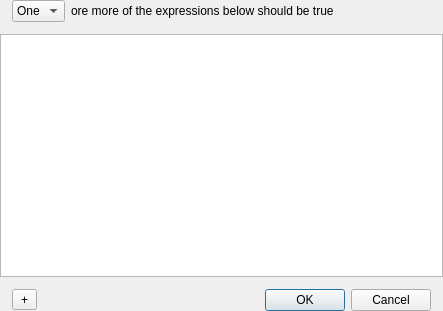
<?xml version="1.0" encoding="UTF-8"?>
<ui version="4.0">
 <class>ExpressionEditorWidget</class>
 <widget class="QWidget" name="ExpressionEditorWidget">
  <property name="geometry">
   <rect>
    <x>0</x>
    <y>0</y>
    <width>443</width>
    <height>311</height>
   </rect>
  </property>
  <property name="sizePolicy">
   <sizepolicy hsizetype="Expanding" vsizetype="Expanding">
    <horstretch>1</horstretch>
    <verstretch>1</verstretch>
   </sizepolicy>
  </property>
  <property name="windowTitle">
   <string>Form</string>
  </property>
  <layout class="QGridLayout" name="gridLayout">
   <property name="sizeConstraint">
    <enum>QLayout::SetNoConstraint</enum>
   </property>
   <property name="verticalSpacing">
    <number>0</number>
   </property>
   <property name="margin">
    <number>0</number>
   </property>
   <item row="0" column="0">
    <layout class="QHBoxLayout" name="horizontalLayout_2">
     <property name="spacing">
      <number>6</number>
     </property>
     <property name="leftMargin">
      <number>12</number>
     </property>
     <property name="rightMargin">
      <number>12</number>
     </property>
     <property name="bottomMargin">
      <number>12</number>
     </property>
     <item>
      <widget class="QComboBox" name="topLevelLogicalComboBox">
       <item>
        <property name="text">
         <string>One</string>
        </property>
       </item>
       <item>
        <property name="text">
         <string>All</string>
        </property>
       </item>
      </widget>
     </item>
     <item>
      <widget class="QLabel" name="topLevelLogicalLabel">
       <property name="text">
        <string>ore more of the expressions below should be true</string>
       </property>
      </widget>
     </item>
     <item>
      <spacer name="horizontalSpacer_2">
       <property name="orientation">
        <enum>Qt::Horizontal</enum>
       </property>
       <property name="sizeHint" stdset="0">
        <size>
         <width>0</width>
         <height>20</height>
        </size>
       </property>
      </spacer>
     </item>
    </layout>
   </item>
   <item row="1" column="0">
    <widget class="StyledTreeView" name="treeView">
     <property name="frameShape">
      <enum>QFrame::StyledPanel</enum>
     </property>
     <property name="dragEnabled">
      <bool>true</bool>
     </property>
     <property name="dragDropOverwriteMode">
      <bool>true</bool>
     </property>
     <property name="dragDropMode">
      <enum>QAbstractItemView::InternalMove</enum>
     </property>
     <property name="alternatingRowColors">
      <bool>true</bool>
     </property>
     <property name="selectionMode">
      <enum>QAbstractItemView::NoSelection</enum>
     </property>
     <property name="headerHidden">
      <bool>true</bool>
     </property>
    </widget>
   </item>
   <item row="2" column="0">
    <layout class="QHBoxLayout" name="horizontalLayout">
     <property name="leftMargin">
      <number>12</number>
     </property>
     <property name="topMargin">
      <number>12</number>
     </property>
     <property name="rightMargin">
      <number>12</number>
     </property>
     <item>
      <widget class="QToolButton" name="addExpression">
       <property name="minimumSize">
        <size>
         <width>25</width>
         <height>0</height>
        </size>
       </property>
       <property name="text">
        <string>+</string>
       </property>
      </widget>
     </item>
     <item>
      <spacer name="horizontalSpacer">
       <property name="orientation">
        <enum>Qt::Horizontal</enum>
       </property>
       <property name="sizeHint" stdset="0">
        <size>
         <width>40</width>
         <height>20</height>
        </size>
       </property>
      </spacer>
     </item>
     <item>
      <widget class="QDialogButtonBox" name="okCancelButtons">
       <property name="standardButtons">
        <set>QDialogButtonBox::Cancel|QDialogButtonBox::Ok</set>
       </property>
      </widget>
     </item>
    </layout>
   </item>
  </layout>
 </widget>
 <customwidgets>
  <customwidget>
   <class>StyledTreeView</class>
   <extends>QTreeView</extends>
   <header>FileWaveGuiLib/styledviews/styledtreeview.h</header>
  </customwidget>
 </customwidgets>
 <tabstops>
  <tabstop>topLevelLogicalComboBox</tabstop>
  <tabstop>treeView</tabstop>
  <tabstop>addExpression</tabstop>
  <tabstop>okCancelButtons</tabstop>
 </tabstops>
 <resources/>
 <connections/>
</ui>
